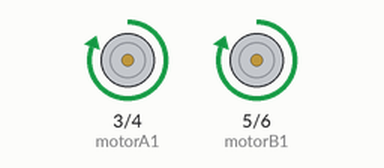
The sketch below on a simulated Arduino Uno, built with avr-gcc and run on an emulated ATmega328P. Parts: motor-driver pin pairs drawn as motors (green arrow = first pin HIGH = forward, orange = second pin HIGH = backward, longer = more drive).

Above: at 1.0 s.
At 2.5 s:
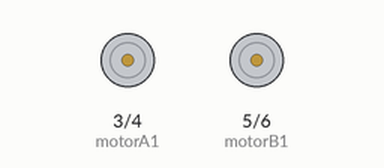
At 4.0 s:
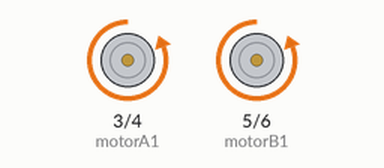
Timing chart, 0 to 7.8 s (numbered marks = the images above):
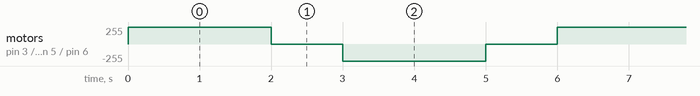

Measured:
- by itself, motor on pin 3 (motorA1) / pin 4 (motorA2), motor on pin 5 (motorB1) / pin 6 (motorB2): repeats every 6.0 s: stopped 1.0 s, backward 255/255 2.0 s, stopped 1.0 s, forward 255/255 2.0 s

The sketch:

lab4.ino
```cpp
// Below is an example of a simple robot program using Arduino language (which is based on C/C++)
// to control a robot's movement. We'll use basic components such as motors and an Arduino board like
// the Arduino Uno to create a simple program that makes a robot move forward.


// Define motor pins
const int motorA1 = 3;  // Motor A forward
const int motorA2 = 4;  // Motor A backward
const int motorB1 = 5;  // Motor B forward
const int motorB2 = 6;  // Motor B backward

void setup() {
  // Set motor pins as output
  pinMode(motorA1, OUTPUT);
  pinMode(motorA2, OUTPUT);
  pinMode(motorB1, OUTPUT);
  pinMode(motorB2, OUTPUT);

  // Start motors in the stopped state
  stopMotors();
}

void loop() {
  // Move forward
  moveForward();
  delay(2000); // Move forward for 2 seconds

  // Stop
  stopMotors();
  delay(1000); // Stop for 1 second

  // Move backward
  moveBackward();
  delay(2000); // Move backward for 2 seconds

  // Stop
  stopMotors();
  delay(1000); // Stop for 1 second
}

// Function to move robot forward
void moveForward() {
  digitalWrite(motorA1, HIGH);
  digitalWrite(motorA2, LOW);
  digitalWrite(motorB1, HIGH);
  digitalWrite(motorB2, LOW);
}

// Function to move robot backward
void moveBackward() {
  digitalWrite(motorA1, LOW);
  digitalWrite(motorA2, HIGH);
  digitalWrite(motorB1, LOW);
  digitalWrite(motorB2, HIGH);
}

// Function to stop motors
void stopMotors() {
  digitalWrite(motorA1, LOW);
  digitalWrite(motorA2, LOW);
  digitalWrite(motorB1, LOW);
  digitalWrite(motorB2, LOW);
}
```
